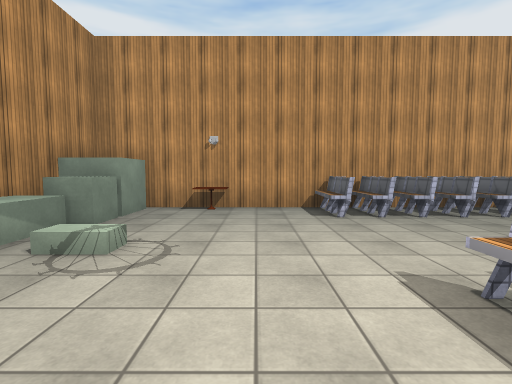
[1] (above)

19 first-person views from a walk through a Unity game level. The camera is 1.5 m above the floor, tilts 4° down and sees 85° across. Doors are open. The floor is counted in squares, 2 m on a side. Each view is taken from the middle of a square. On the plan, view 1 faces up. The plan holds only what a view shows up to about 10 squares ahead; the rest is blank. The player is left out. Surface patterns are stand-ins for the level's own textures.

[2]
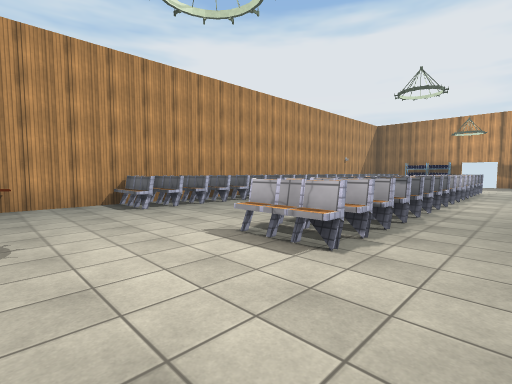

[3]
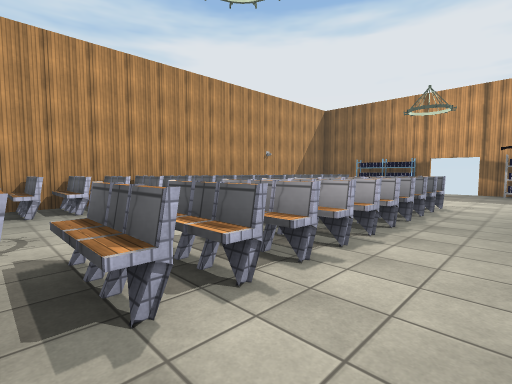

[4]
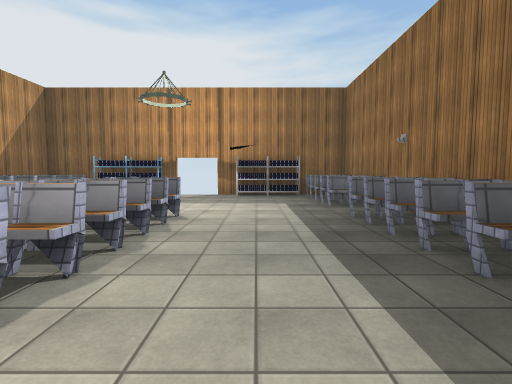

[5]
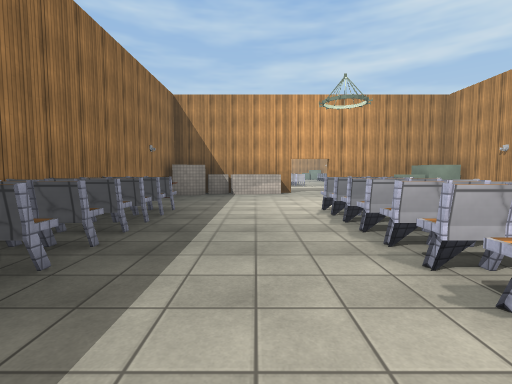

[6]
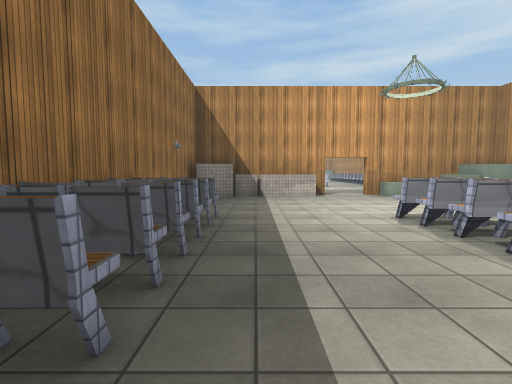

[7]
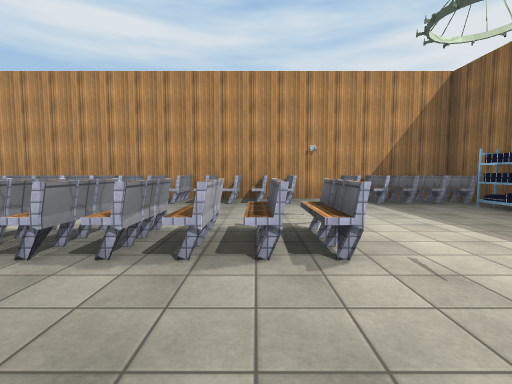

[8]
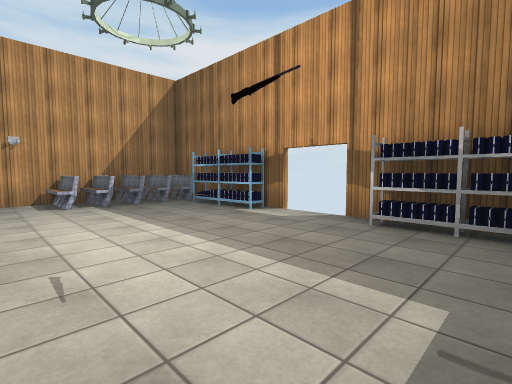

[9]
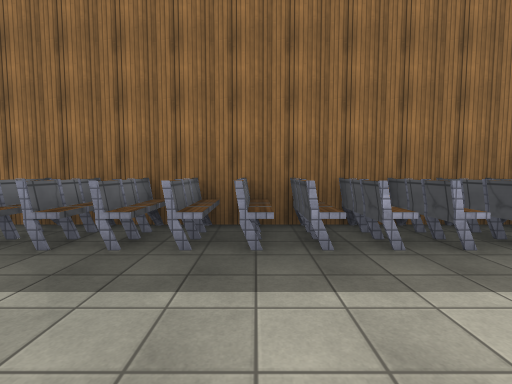

[10]
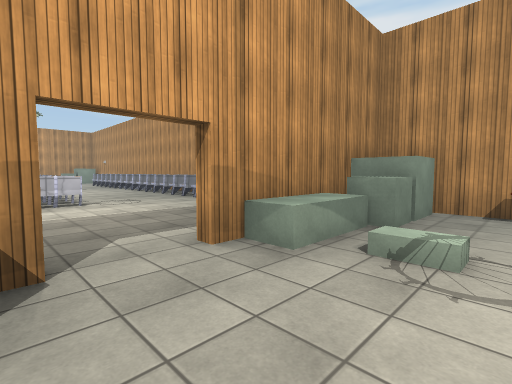

[11]
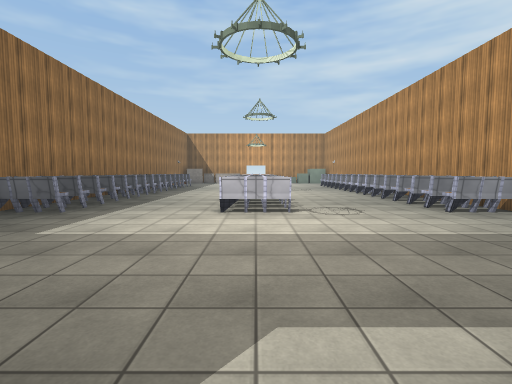

[12]
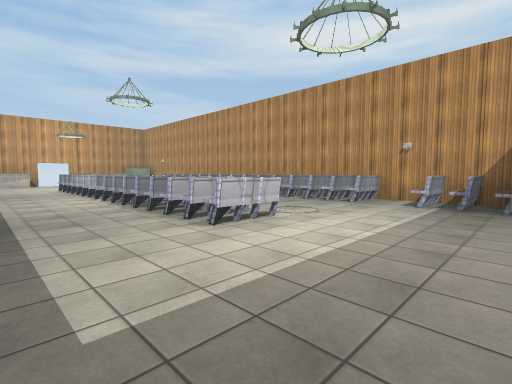

[13]
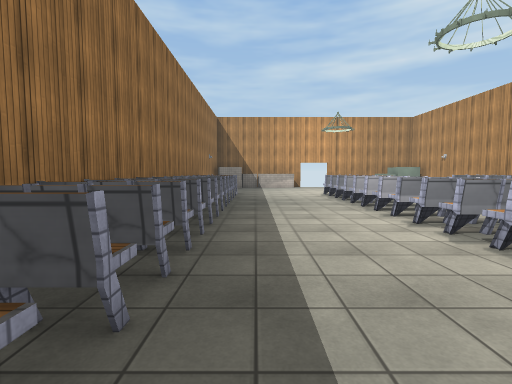

[14]
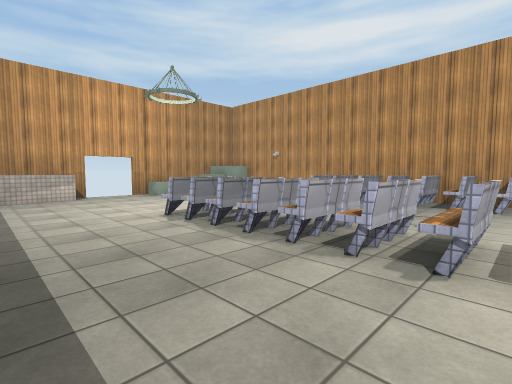

[15]
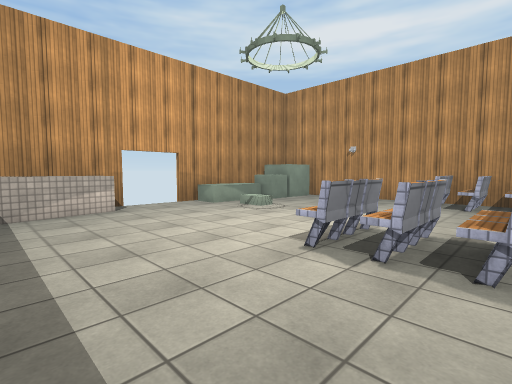

[16]
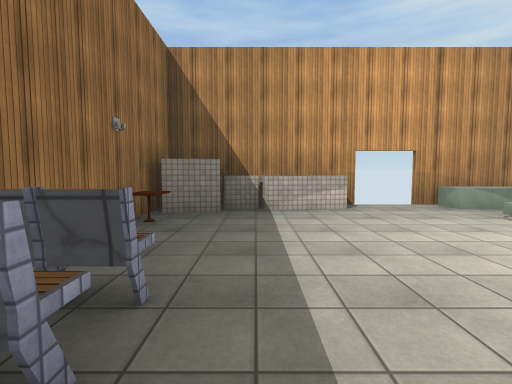

[17]
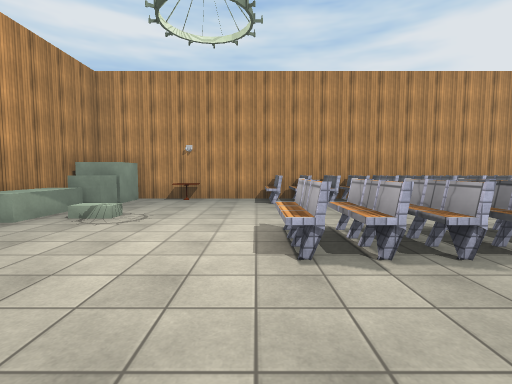

[18]
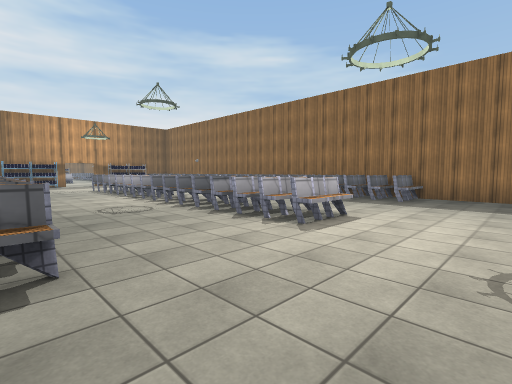

[19]
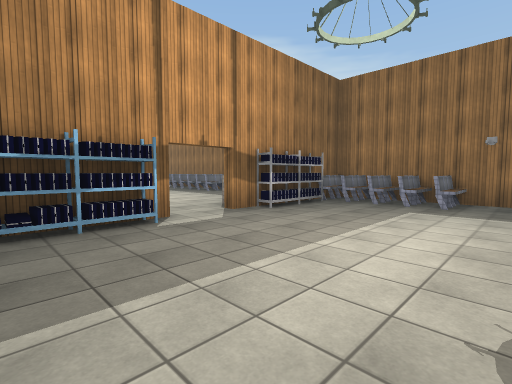

### Floor plan
Key: @ floor where view 1 was taken; # wall or solid block; x gap in a wall; . floor; D open door; ^ raised ledge; O other object.
Columns run from 24 left of view 1 to 17 right of it. Each row starts with its distance up from view 1.
  6  ##O###^^##^##^########O###^^##^##^#######
  5 ##....^^^^#^.^^#^^^. #....^^^^#^ ^^#^^^.^#
  4 #^..................#^.........  .......##
  3 #^..................#^...... ..  .......##
  2 x...................D....... ...........##
  1  .....^^^^x^#^^x^...D.....^^^^x^#^^x^...DD
  0 #^...................^..@................x
 -1 #^..................#^..................##
 -2 #^..................#^..................##
 -3 ##....^^^^#^.^^#^^^.##....^^^^#^.^^#^^^.^#
 -4  ##O###^^##^##^######## ###^^##^##^#######

Positions as (right, up) in squares from view 1, and headings:
1: (0, 0), facing up
2: (-1, -1), facing up-right
3: (5, -1), facing up-right
4: (7, -1), facing right
5: (7, -1), facing left
6: (6, -2), facing left
7: (11, -2), facing up
8: (12, -2), facing up-right
9: (9, 0), facing down
10: (-1, 0), facing up-left
11: (-3, 1), facing left
12: (-5, -2), facing up-left
13: (-9, -2), facing left
14: (-14, -2), facing up-left
15: (-17, -2), facing up-left
16: (-17, -2), facing left
17: (-19, -2), facing up
18: (-21, 5), facing down-right
19: (-8, 4), facing down-right
